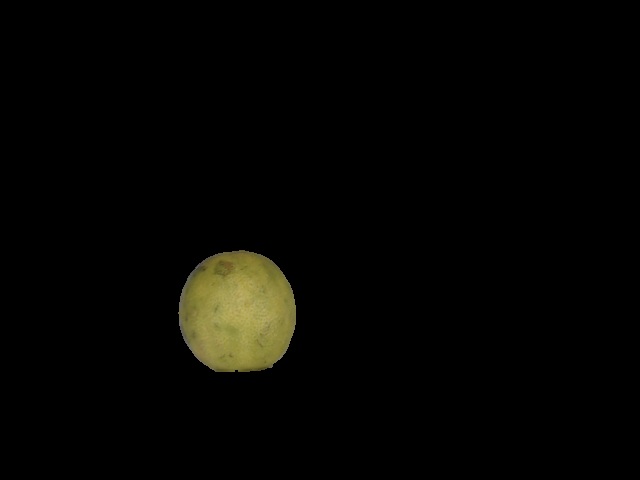
#> input picture Groundtruth/si9.png, 640 x 480 px, found by its file name
$ python contour_defects.py
#> lines starting #> are read from the running program, lines starting #| are printed output that depends on the picture; after the words box and inside, x2 and y2 are one past the last pixel; in counts of white or black regions, pixels touching at a corner belong together
import cv2 as cv
import numpy as np
import matplotlib.pyplot as plt
import os

# os.chdir(r'C:\Users\caoti\Desktop\Lemon Images\Processed\miniset')
os.chdir(r'C:\Users\caoti\Desktop\Lemon Images\Processed')

# img = cv.imread('im226.png')
img = cv.imread(r'C:\Users\caoti\Desktop\Lemon Images\Groundtruth\manually segmented/si9.png')
#> img is the input picture: shape (480, 640, 3); mean B, G, R 2.5, 5.1, 5.3
gray = cv.cvtColor(img, cv.COLOR_BGR2GRAY)
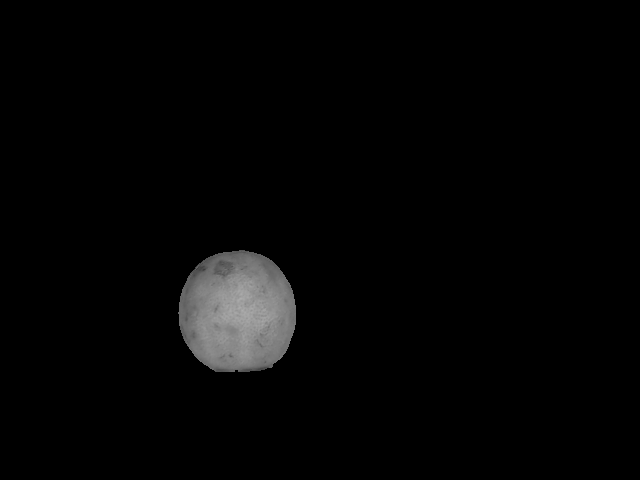
#> gray: shape (480, 640); min 0, max 173, mean 4.8
	# cielab = cv.cvtColor(img, cv.COLOR_BGR2Lab)
	# ret, thresh = cv.threshold(gray, 90, 190, cv.THRESH_BINARY)
ret, thresh = cv.threshold(gray, 127, 255, cv.THRESH_BINARY_INV)
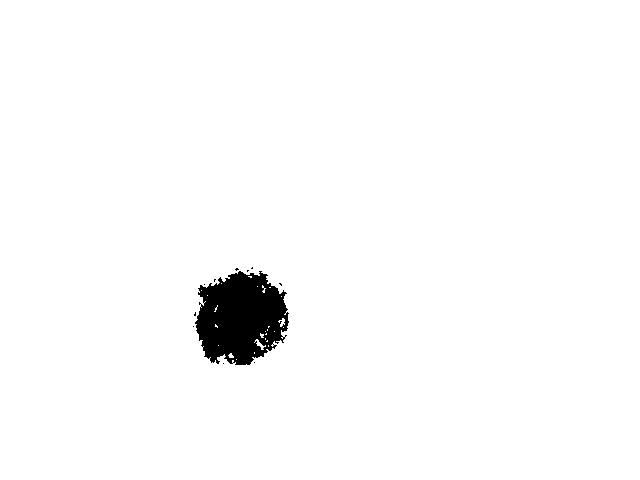
#> thresh: shape (480, 640); 97.9% white; 11 black regions (10 under 20 px)


contours, hierarchy = cv.findContours(thresh, cv.RETR_TREE, cv.CHAIN_APPROX_NONE)
#> contours = 41 contours, 38 with area under 20; largest, box (x1, y1, x2, y2) and area: (0, 0, 640, 480) 306081, (194, 270, 290, 366) 6782, (254, 339, 266, 350) 26

el = []
a1 = []

for c in contours:
	area = cv.contourArea(c)
	el.append(area)
	# [14 lines of commented-out code are left out]

	if area > 5000:
			# print('Area total:', area)
		cont = cv.drawContours(img, c, -1, (0,0,255), 1)
	elif area > 100:
		cont = cv.drawContours(img, c, -1, (255,0,0), 1)
			# print('Area = ', area)
	else:
			# print('Area = ', area)
		cont = cv.drawContours(img, c, -1, (0,255,255), 1)
#> this loop made 41 passes
#> area on passes 1, 12, 19: 306081, 6782, 26.5
#> pass 2, `cont = cv.drawContours(img, c, -1, (0,255,255), 1)`:
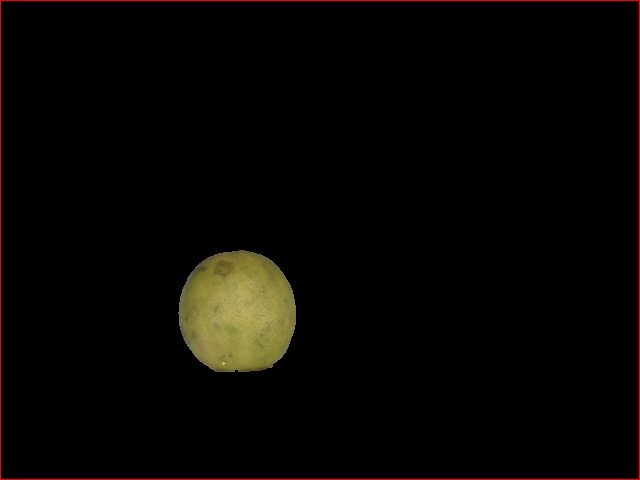
#> cont: shape (480, 640, 3); mean B, G, R 2.5, 5.1, 7.2
#> after the loop:
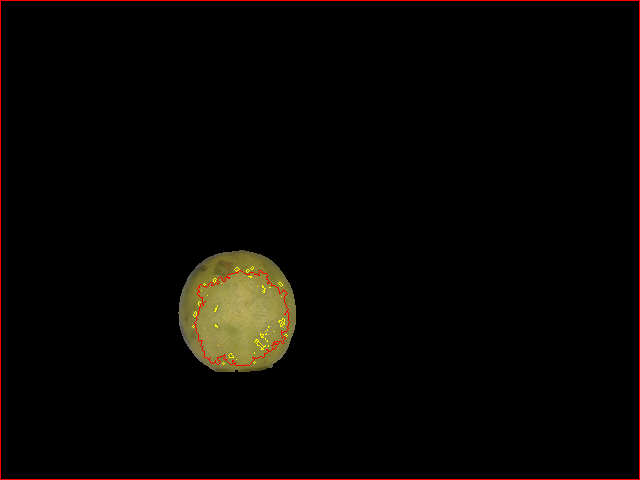
#> img: shape (480, 640, 3); 0.94% of pixels changed, all inside (x1, y1, x2, y2) = (0, 0, 640, 480)
#> after the loop, el = 41 values, max 306081 at index 0, min 0 at index 12, mean 7634.4

print(len(el))
#| 41
print(len(a1))
print(max(el))
#| 306081.0
cv.imshow('Contornos', img)
	# cv.imwrite('defectos_none.png',cont)

cv.imshow('thresh', thresh)

cv.waitKey(0)
cv.destroyAllWindows()

$ run again, with Groundtruth/si0.png copied over Groundtruth/si9.png
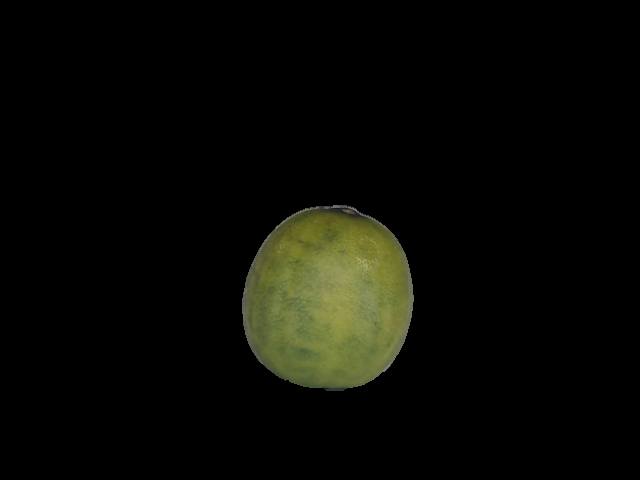
#> input picture Groundtruth/si0.png, 640 x 480 px, found by its file name
#> img is the input picture: shape (480, 640, 3); mean B, G, R 5, 9.8, 9.2
#> `ret, thresh = cv.threshold(gray, 127, 255, cv.THRESH_BINARY_INV)`:
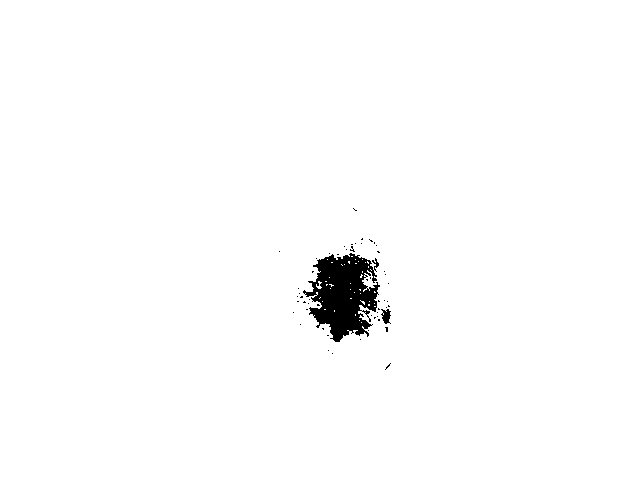
#> thresh: shape (480, 640); 98.6% white; 55 black regions (53 under 20 px)
#> contours = 114 contours, 109 with area under 20; largest, box (x1, y1, x2, y2) and area: (0, 0, 640, 480) 306081, (302, 252, 381, 343) 4424, (380, 308, 392, 325) 120, (371, 257, 380, 272) 54, (361, 309, 371, 316) 30
#> the loop `for c in contours:` made 114 passes
#> area on passes 1, 24, 25, 52, 55: 306081, 29.5, 119.5, 53.5, 4424
#> after the loop `for c in contours:`:
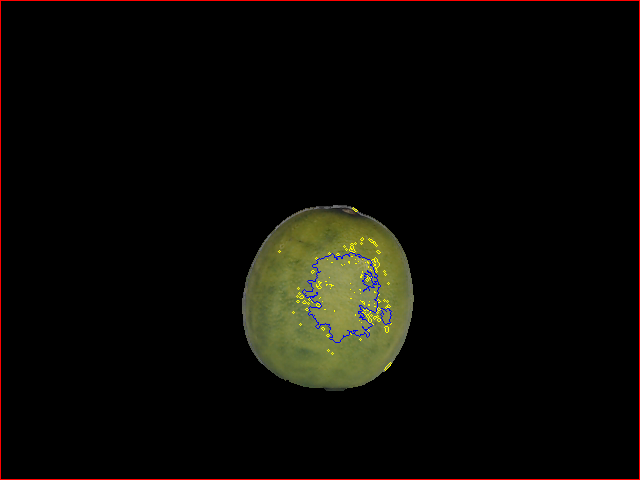
#> img: shape (480, 640, 3); 1.08% of pixels changed, all inside (x1, y1, x2, y2) = (0, 0, 640, 480)
#> after the loop `for c in contours:`: el = 114 values, max 306081 at index 0, min 0 at index 55, mean 2728.2
#| 114
#| 306081.0
